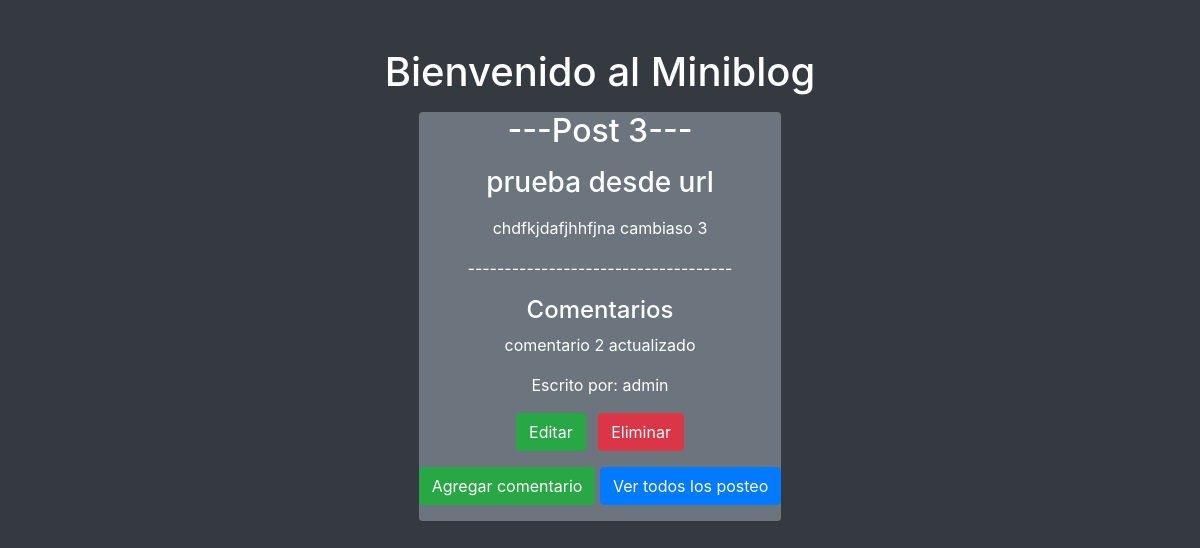
Screenshot of /post/3/ with the database file from the repository.
### blog/models.py (models this page shows, shortened)
class Post(models.Model):
    titulo = models.CharField(max_length=100)
    contenido = models.TextField()
    fecha_creacion = models.DateTimeField(auto_now_add=True)
    autor = models.ForeignKey(User, on_delete=models.CASCADE)
    categorias = models.ManyToManyField(Categoria)
    numero_comentarios = models.IntegerField(default=0)

class Comentario(models.Model):
    texto = models.TextField()
    fecha_creacion = models.DateTimeField(auto_now_add=True)
    autor = models.ForeignKey(User, on_delete=models.CASCADE)
    post = models.ForeignKey(Post, on_delete=models.CASCADE)

### blog/views.py (the view)
# urls.py: path('post/<int:pk>/', views.detalle_posteo, name='detalle_posteo'),
def detalle_posteo(request, pk):
    post = get_object_or_404(Post, pk=pk)
    comentarios = Comentario.objects.filter(post=post)
    return render(request, 'blog/detalle_posteo.html', {'post': post, 'comentarios': comentarios})

### blog/context_processors.py (called while the page is built)
def categorias(request):
    return {'categorias': Categoria.objects.all()}

### blog/templates/blog/detalle_posteo.html
{% extends 'blog/base.html' %}
{% block content %}
    <div class="text-white text-center bg-secondary m-2 rounded">
        <h2>---Post {{post.id}}---</h1>
        <h3 class="m-3">{{ post.titulo }}</h2>
        <p class="mb-3">{{ post.contenido }}</p>
        <p>------------------------------------</p>
        <h4>Comentarios</h3>
        {% for comentario in comentarios %}
            <p>{{ comentario.texto }}</p>
            <p>Escrito por: {{ comentario.autor.username }}</p>
            <a href="{% url 'editar_comentario' comentario.id %}" class="mr-2 mb-3 btn btn-success">Editar</a>
            <a href="{% url 'eliminar_comentario' comentario.id %}" class="mb-3 btn btn-danger">Eliminar</a>
        {% empty %}
            <p>No hay comentarios aún.</p>
        {% endfor %}
        <div >
            <a href="{% url 'nuevo_comentario' post.id %}" class="mb-3 btn btn-success">Agregar comentario</a>
            <a href="{% url 'lista_posteos' %}" class="mb-3 btn btn-primary">Ver todos los posteo</a>
        </div>
    </div>
{% endblock %}

### rows the page displays
Post: id "3", titulo "prueba desde url", contenido "chdfkjdafjhhfjna cambiaso 3"
Comentario: texto "comentario 2 actualizado", autor.username "admin"
